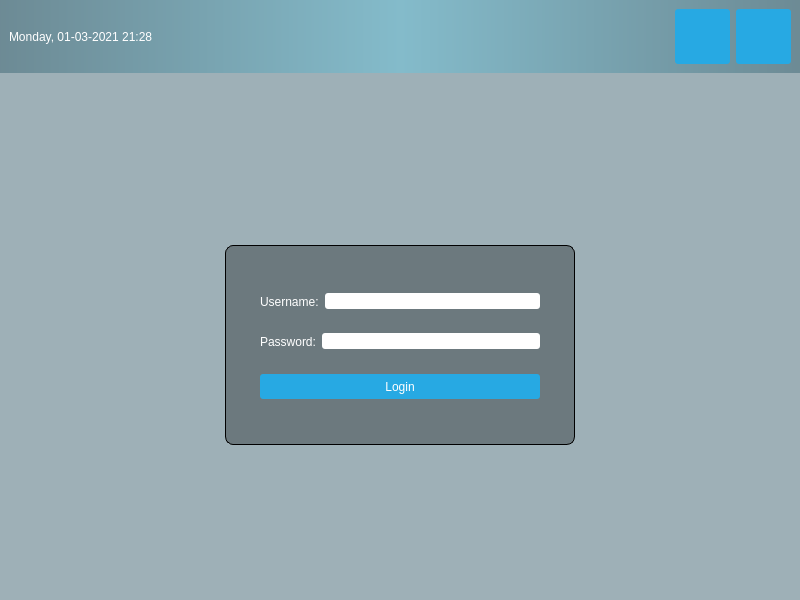
<?xml version="1.0" encoding="UTF-8"?>
<ui version="4.0">
 <class>MainWindow</class>
 <widget class="QMainWindow" name="MainWindow">
  <property name="geometry">
   <rect>
    <x>0</x>
    <y>0</y>
    <width>800</width>
    <height>600</height>
   </rect>
  </property>
  <property name="windowTitle">
   <string>MainWindow</string>
  </property>
  <property name="styleSheet">
   <string notr="true">#centralwidget {
background: rgba(32, 80, 96, 100);
border-image: url(:/images/login_bg.png);
}

#topPanel{
background-color: qlineargradient(spread:reflect, x1:0.5, y1:0, x2:0, y2:0, stop:0 rgba(91, 204, 233, 100), stop:1 rgba(32, 80, 96, 100));
}

#loginForm {
background: rgba(0, 0, 0, 80);
border-radius: 8px;
}

QLabel { color: white;}
QLineEdit {border-radius: 3px;}

QPushButton{
color: white;
background-color: #27a9e3;
border-width: 0px;
border-radius: 3px;
}

QPushButton:hover {background-color: #66c011;}</string>
  </property>
  <widget class="QWidget" name="centralwidget">
   <layout class="QVBoxLayout" name="verticalLayout_2">
    <property name="leftMargin">
     <number>0</number>
    </property>
    <property name="topMargin">
     <number>0</number>
    </property>
    <property name="rightMargin">
     <number>0</number>
    </property>
    <property name="bottomMargin">
     <number>0</number>
    </property>
    <item>
     <widget class="QWidget" name="topPanel" native="true">
      <layout class="QHBoxLayout" name="horizontalLayout">
       <item>
        <widget class="QLabel" name="currentDateTime">
         <property name="text">
          <string>Monday, 01-03-2021 21:28</string>
         </property>
        </widget>
       </item>
       <item>
        <spacer name="horizontalSpacer">
         <property name="orientation">
          <enum>Qt::Horizontal</enum>
         </property>
         <property name="sizeHint" stdset="0">
          <size>
           <width>55</width>
           <height>55</height>
          </size>
         </property>
        </spacer>
       </item>
       <item>
        <widget class="QPushButton" name="restartButton">
         <property name="sizePolicy">
          <sizepolicy hsizetype="Fixed" vsizetype="Fixed">
           <horstretch>0</horstretch>
           <verstretch>0</verstretch>
          </sizepolicy>
         </property>
         <property name="minimumSize">
          <size>
           <width>55</width>
           <height>55</height>
          </size>
         </property>
         <property name="text">
          <string/>
         </property>
         <property name="icon">
          <iconset resource="QTResourceExam.qrc">
           <normaloff>:/icons/restart_icon.png</normaloff>:/icons/restart_icon.png</iconset>
         </property>
         <property name="iconSize">
          <size>
           <width>50</width>
           <height>50</height>
          </size>
         </property>
        </widget>
       </item>
       <item>
        <widget class="QPushButton" name="shutdownButton">
         <property name="sizePolicy">
          <sizepolicy hsizetype="Fixed" vsizetype="Fixed">
           <horstretch>0</horstretch>
           <verstretch>0</verstretch>
          </sizepolicy>
         </property>
         <property name="minimumSize">
          <size>
           <width>55</width>
           <height>55</height>
          </size>
         </property>
         <property name="text">
          <string/>
         </property>
         <property name="icon">
          <iconset resource="QTResourceExam.qrc">
           <normaloff>:/icons/shutdown_icon.png</normaloff>:/icons/shutdown_icon.png</iconset>
         </property>
         <property name="iconSize">
          <size>
           <width>50</width>
           <height>50</height>
          </size>
         </property>
        </widget>
       </item>
      </layout>
     </widget>
    </item>
    <item>
     <spacer name="verticalSpacer_3">
      <property name="orientation">
       <enum>Qt::Vertical</enum>
      </property>
      <property name="sizeType">
       <enum>QSizePolicy::Fixed</enum>
      </property>
      <property name="sizeHint" stdset="0">
       <size>
        <width>20</width>
        <height>10</height>
       </size>
      </property>
     </spacer>
    </item>
    <item>
     <layout class="QHBoxLayout" name="horizontalLayout_5">
      <property name="topMargin">
       <number>0</number>
      </property>
      <property name="bottomMargin">
       <number>0</number>
      </property>
      <item>
       <widget class="QLabel" name="logo">
        <property name="sizePolicy">
         <sizepolicy hsizetype="Fixed" vsizetype="Fixed">
          <horstretch>0</horstretch>
          <verstretch>0</verstretch>
         </sizepolicy>
        </property>
        <property name="minimumSize">
         <size>
          <width>150</width>
          <height>150</height>
         </size>
        </property>
        <property name="styleSheet">
         <string notr="true"/>
        </property>
        <property name="text">
         <string/>
        </property>
        <property name="pixmap">
         <pixmap resource="QTResourceExam.qrc">:/images/logo.png</pixmap>
        </property>
       </widget>
      </item>
     </layout>
    </item>
    <item>
     <layout class="QHBoxLayout" name="horizontalLayout_6">
      <property name="topMargin">
       <number>0</number>
      </property>
      <item>
       <widget class="QWidget" name="loginForm" native="true">
        <property name="sizePolicy">
         <sizepolicy hsizetype="Fixed" vsizetype="Fixed">
          <horstretch>0</horstretch>
          <verstretch>0</verstretch>
         </sizepolicy>
        </property>
        <property name="minimumSize">
         <size>
          <width>350</width>
          <height>200</height>
         </size>
        </property>
        <property name="styleSheet">
         <string notr="true">#loginForm {border: 1px solid;}</string>
        </property>
        <layout class="QVBoxLayout" name="verticalLayout_4">
         <property name="leftMargin">
          <number>35</number>
         </property>
         <property name="topMargin">
          <number>35</number>
         </property>
         <property name="rightMargin">
          <number>35</number>
         </property>
         <property name="bottomMargin">
          <number>35</number>
         </property>
         <item>
          <layout class="QHBoxLayout" name="horizontalLayout_7">
           <item>
            <widget class="QLabel" name="label">
             <property name="sizePolicy">
              <sizepolicy hsizetype="Preferred" vsizetype="Fixed">
               <horstretch>0</horstretch>
               <verstretch>0</verstretch>
              </sizepolicy>
             </property>
             <property name="minimumSize">
              <size>
               <width>0</width>
               <height>25</height>
              </size>
             </property>
             <property name="text">
              <string>Username:</string>
             </property>
            </widget>
           </item>
           <item>
            <widget class="QLineEdit" name="username"/>
           </item>
          </layout>
         </item>
         <item>
          <layout class="QHBoxLayout" name="horizontalLayout_9">
           <item>
            <widget class="QLabel" name="label_2">
             <property name="sizePolicy">
              <sizepolicy hsizetype="Preferred" vsizetype="Fixed">
               <horstretch>0</horstretch>
               <verstretch>0</verstretch>
              </sizepolicy>
             </property>
             <property name="minimumSize">
              <size>
               <width>0</width>
               <height>25</height>
              </size>
             </property>
             <property name="text">
              <string>Password:</string>
             </property>
            </widget>
           </item>
           <item>
            <widget class="QLineEdit" name="password"/>
           </item>
          </layout>
         </item>
         <item>
          <spacer name="verticalSpacer_2">
           <property name="orientation">
            <enum>Qt::Vertical</enum>
           </property>
           <property name="sizeType">
            <enum>QSizePolicy::Fixed</enum>
           </property>
           <property name="sizeHint" stdset="0">
            <size>
             <width>20</width>
             <height>5</height>
            </size>
           </property>
          </spacer>
         </item>
         <item>
          <widget class="QPushButton" name="pushButton">
           <property name="sizePolicy">
            <sizepolicy hsizetype="Minimum" vsizetype="Fixed">
             <horstretch>0</horstretch>
             <verstretch>0</verstretch>
            </sizepolicy>
           </property>
           <property name="minimumSize">
            <size>
             <width>0</width>
             <height>25</height>
            </size>
           </property>
           <property name="text">
            <string>Login</string>
           </property>
          </widget>
         </item>
        </layout>
       </widget>
      </item>
     </layout>
    </item>
    <item>
     <spacer name="verticalSpacer">
      <property name="orientation">
       <enum>Qt::Vertical</enum>
      </property>
      <property name="sizeHint" stdset="0">
       <size>
        <width>55</width>
        <height>55</height>
       </size>
      </property>
     </spacer>
    </item>
   </layout>
  </widget>
 </widget>
 <resources>
  <include location="QTResourceExam.qrc"/>
 </resources>
 <connections/>
</ui>
